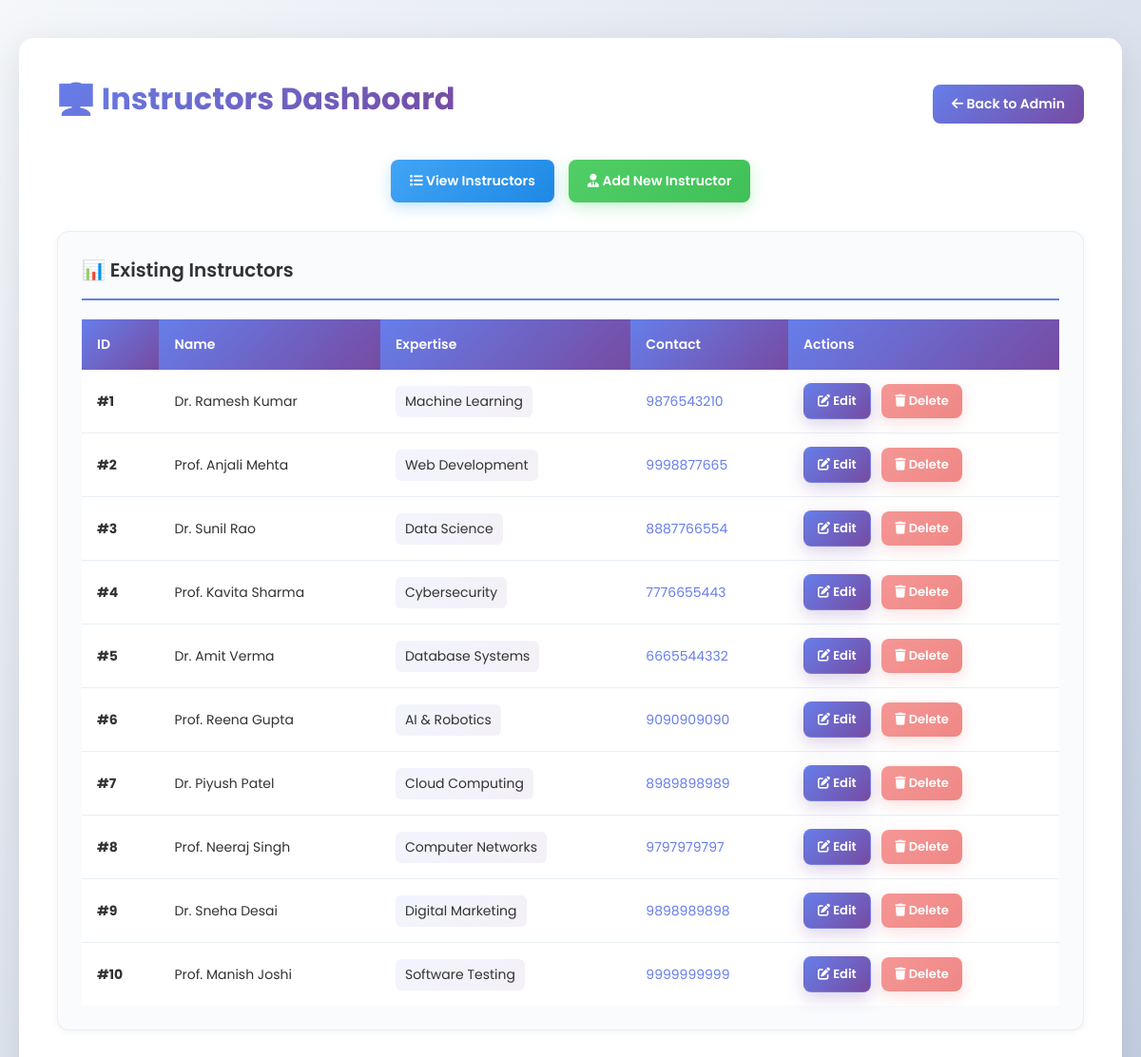
/instructors (signed in), run on the app's committed database.
### app/models.py (models this page shows)
class Instructors(db.Model):
    instructor_id = db.Column(db.Integer, primary_key=True)
    instructor_name = db.Column(db.String(50))
    expertise = db.Column(db.String(100))
    contact = db.Column(db.String(15))
    courses = db.relationship('Courses', backref='instructor', lazy=True)

### app/routes/auth.py (the view)
@auth.route('/instructors')
@login_required
def instructor_dashboard():
    data = Instructors.query.all()
    return render_template('Instructor_dashboard.html', data=data)

### app/routes/auth.py (called while the page is built)
def login_required(f):
    @wraps(f)
    def decorated(*args, **kwargs):
        if current_user.is_authenticated or ('admin' in session):
            return f(*args, **kwargs)
        flash('Please log in to access that page.', 'error')
        return redirect(url_for('auth.login'))
    return decorated

### app/templates/Instructor_dashboard.html (shortened to what this page needs)
{% extends "base.html" %}
{% block content %}
<div class="container">
  <div style="display: flex; justify-content: space-between; align-items: center; margin-bottom: 30px;">
    <h1>👨‍🏫 Instructors Dashboard</h1>
    <a href="{{ url_for('auth.admin_dashboard') }}" style="text-decoration: none;">
      <button style="background: linear-gradient(135deg, #667eea 0%, #764ba2 100%); color: white; padding: 10px 20px; border: none; border-radius: 8px; cursor: pointer; font-weight: 600; transition: all 0.3s ease;">
        <i class="fas fa-arrow-left"></i> Back to Admin
      </button>
    </a>
  </div>
  <div class="add-btn-container" style="display: flex; gap: 15px; justify-content: center; margin-bottom: 30px;">
    <button onclick="showViewMode()" id="viewBtn" class="view-btn" style="font-weight: 600;">
      <i class="fas fa-list"></i> View Instructors
    </button>
    <a href="{{ url_for('auth.add_instructor_page') }}" style="text-decoration:none;">
      <button id="addBtn" class="insert-btn" style="font-weight: 600;">
        <i class="fas fa-user-tie"></i> Add New Instructor
      </button>
    </a>
  </div>
  <div id="viewForm" class="card" style="animation: fadeInUp 0.3s ease-out;">
    <h2>📊 Existing Instructors</h2>
    <table>
      <thead>
        <tr>
          <th>ID</th>
          <th>Name</th>
          <th>Expertise</th>
          <th>Contact</th>
          <th>Actions</th>
        </tr>
      </thead>
      <tbody>
        {% for instructor in data %}
        <tr>
          <td><strong>#{{ instructor.instructor_id }}</strong></td>
          <td>{{ instructor.instructor_name }}</td>
          <td>
            <span style="background: linear-gradient(135deg, #667eea15, #764ba215); padding: 6px 10px; border-radius: 6px; display: inline-block;">
              {{ instructor.expertise }}
            </span>
          </td>
          <td>
            <a href="tel:{{ instructor.contact }}" style="color: #667eea; text-decoration: none;">
              {{ instructor.contact }}
            </a>
          </td>
          <td>
            <a href="{{ url_for('auth.update_instructor', id=instructor.instructor_id) }}" style="text-decoration: none;">
              <button class="edit-btn" title="Edit instructor">
                <i class="fas fa-edit"></i> Edit
              </button>
            </a>
            <button class="delete-btn" disabled title="Delete not implemented">
              <i class="fas fa-trash"></i> Delete
            </button>
          </td>
        </tr>
        {% else %}
        <tr><td colspan="5" style="text-align:center; padding: 30px;">
          <i class="fas fa-inbox" style="font-size: 32px; color: #ccc; margin-bottom: 10px;"></i>
          <p style="color: #999;">No instructors found.</p>
        </td></tr>
        {% endfor %}
      </tbody>
    </table>
  </div>
</div>
{% endblock %}

### app/static/css/style.css (style rules this page uses)
* { margin: 0; padding: 0; box-sizing: border-box; }
body { font-family: 'Poppins', sans-serif; background: #f0f2f5; color: #333; min-height: 100vh; }
.container { background: white; border-radius: 15px; padding: 40px; box-shadow: 0 10px 40px rgba(0, 0, 0, 0.1); animation: fadeInUp 0.6s ease-out; }
.container h1 { font-size: 32px; font-weight: 700; margin-bottom: 10px; background: linear-gradient(135deg, #667eea 0%, #764ba2 100%); -webkit-background-clip: text; -webkit-text-fill-color: transparent; background-clip: text; }
.container h2 { font-size: 24px; font-weight: 600; color: #333; margin-bottom: 20px; padding-bottom: 15px; border-bottom: 2px solid #667eea; }
button, .btn { font-family: 'Poppins', sans-serif; border: none; border-radius: 8px; padding: 12px 20px; font-weight: 600; cursor: pointer; transition: all 0.3s ease; font-size: 14px; text-decoration: none; display: inline-block; }
.insert-btn { background: linear-gradient(135deg, #51cf66 0%, #40c057 100%); color: white; box-shadow: 0 5px 15px rgba(81, 207, 102, 0.3); }
.view-btn { background: linear-gradient(135deg, #42a5f5 0%, #1e88e5 100%); color: white; box-shadow: 0 5px 15px rgba(66, 165, 245, 0.3); }
.edit-btn { background: linear-gradient(135deg, #667eea 0%, #764ba2 100%); color: white; box-shadow: 0 6px 18px rgba(118, 75, 162, 0.25); padding: 8px 14px; font-size: 13px; border: 1px solid rgba(255,255,255,0.08); }
.delete-btn { background: linear-gradient(135deg, #ef5350 0%, #e53935 100%); color: white; box-shadow: 0 5px 15px rgba(239, 83, 80, 0.3); padding: 8px 14px; font-size: 13px; }
.delete-btn:disabled, .insert-btn:disabled { opacity: 0.6; cursor: not-allowed; transform: none; }
.add-btn-container { margin: 30px 0; text-align: center; }
.card { background: #f9fbfd; border-radius: 12px; padding: 25px; margin: 20px 0; border: 1px solid #e8eef5; box-shadow: 0 2px 8px rgba(0, 0, 0, 0.05); }
.card h2 { font-size: 20px; color: #333; margin-bottom: 20px; font-weight: 600; }
table { width: 100%; border-collapse: collapse; margin-top: 20px; background: white; }
th { background: linear-gradient(135deg, #667eea 0%, #764ba2 100%); color: white; padding: 16px; text-align: left; font-weight: 600; font-size: 14px; }
td { padding: 14px 16px; border-bottom: 1px solid #e8eef5; font-size: 14px; }
tr:last-child td { border-bottom: none; }
td button, td a button { margin-right: 8px; }

### data on the page
Instructors: instructor_id "1", instructor_name "Dr. Ramesh Kumar", expertise "Machine Learning", contact "9876543210"
Instructors: instructor_id "2", instructor_name "Prof. Anjali Mehta", expertise "Web Development", contact "9998877665"
Instructors: instructor_id "3", instructor_name "Dr. Sunil Rao", expertise "Data Science", contact "8887766554"
Instructors: instructor_id "4", instructor_name "Prof. Kavita Sharma", expertise "Cybersecurity", contact "7776655443"
Instructors: instructor_id "5", instructor_name "Dr. Amit Verma", expertise "Database Systems", contact "6665544332"
Instructors: instructor_id "6", instructor_name "Prof. Reena Gupta", expertise "AI & Robotics", contact "9090909090"
Instructors: instructor_id "7", instructor_name "Dr. Piyush Patel", expertise "Cloud Computing", contact "8989898989"
Instructors: instructor_id "8", instructor_name "Prof. Neeraj Singh", expertise "Computer Networks", contact "9797979797"
Instructors: instructor_id "9", instructor_name "Dr. Sneha Desai", expertise "Digital Marketing", contact "9898989898"
Instructors: instructor_id "10", instructor_name "Prof. Manish Joshi", expertise "Software Testing", contact "9999999999"
